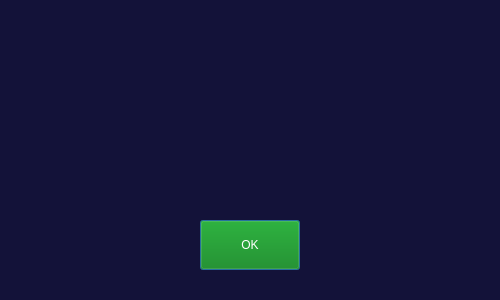
<?xml version="1.0" encoding="UTF-8"?>
<ui version="4.0">
 <class>Dialog</class>
 <widget class="QDialog" name="Dialog">
  <property name="geometry">
   <rect>
    <x>0</x>
    <y>0</y>
    <width>500</width>
    <height>300</height>
   </rect>
  </property>
  <property name="windowTitle">
   <string>Dialog</string>
  </property>
  <property name="styleSheet">
   <string notr="true">background-color:#131239</string>
  </property>
  <widget class="QLabel" name="f_answer">
   <property name="geometry">
    <rect>
     <x>50</x>
     <y>80</y>
     <width>400</width>
     <height>50</height>
    </rect>
   </property>
   <property name="styleSheet">
    <string notr="true">font: 14pt &quot;Georgia&quot;;
color: white;</string>
   </property>
   <property name="text">
    <string/>
   </property>
   <property name="alignment">
    <set>Qt::AlignCenter</set>
   </property>
  </widget>
  <widget class="QPushButton" name="f_ok">
   <property name="geometry">
    <rect>
     <x>200</x>
     <y>220</y>
     <width>100</width>
     <height>50</height>
    </rect>
   </property>
   <property name="cursor">
    <cursorShape>PointingHandCursor</cursorShape>
   </property>
   <property name="styleSheet">
    <string notr="true">font: 15pt &quot;Arial Rounded MT Bold&quot;;
padding:5px;
background-color:green;
color:white;</string>
   </property>
   <property name="text">
    <string>OK</string>
   </property>
  </widget>
 </widget>
 <resources/>
 <connections/>
</ui>
